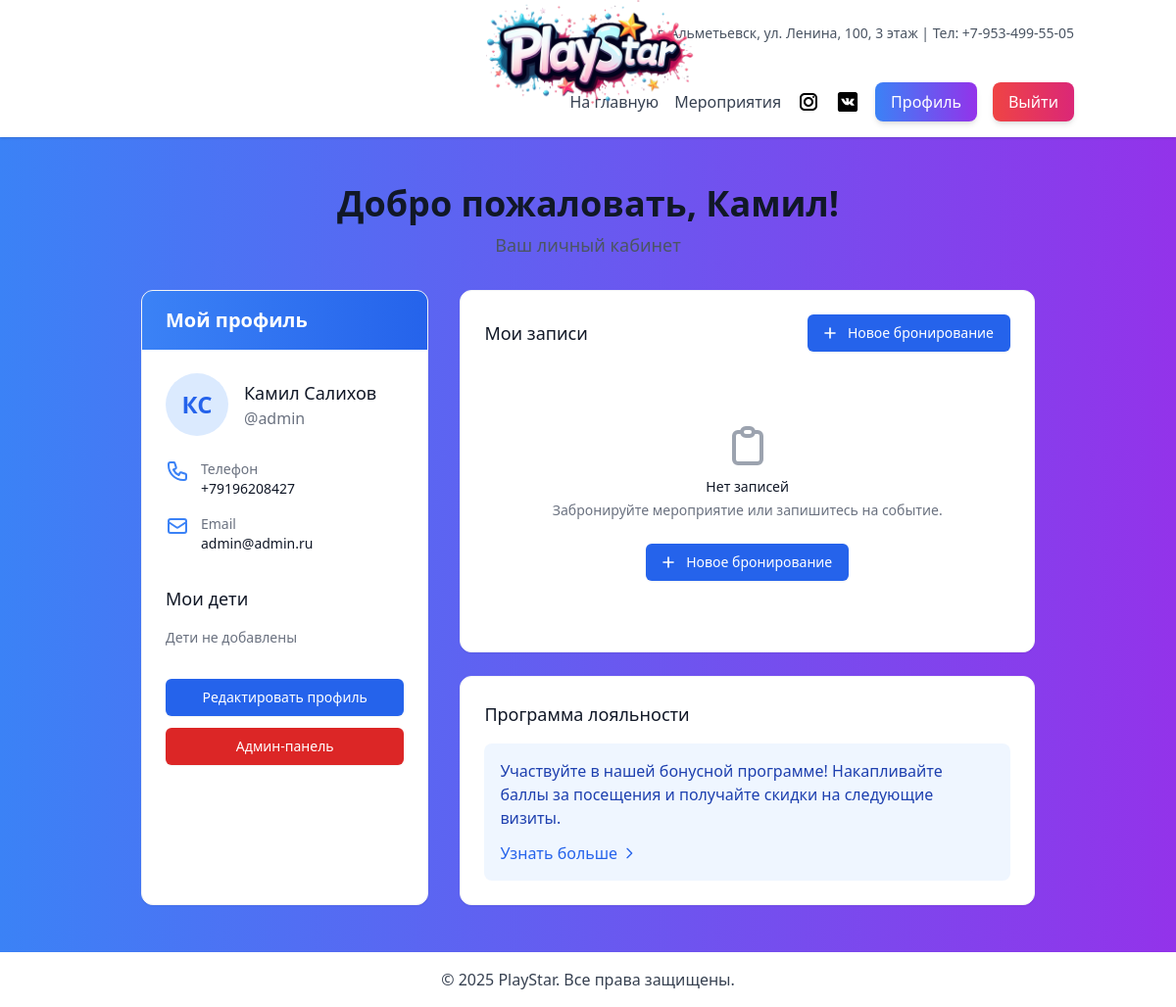
Page /accounts/profile/ (signed in) on the earlier database version.
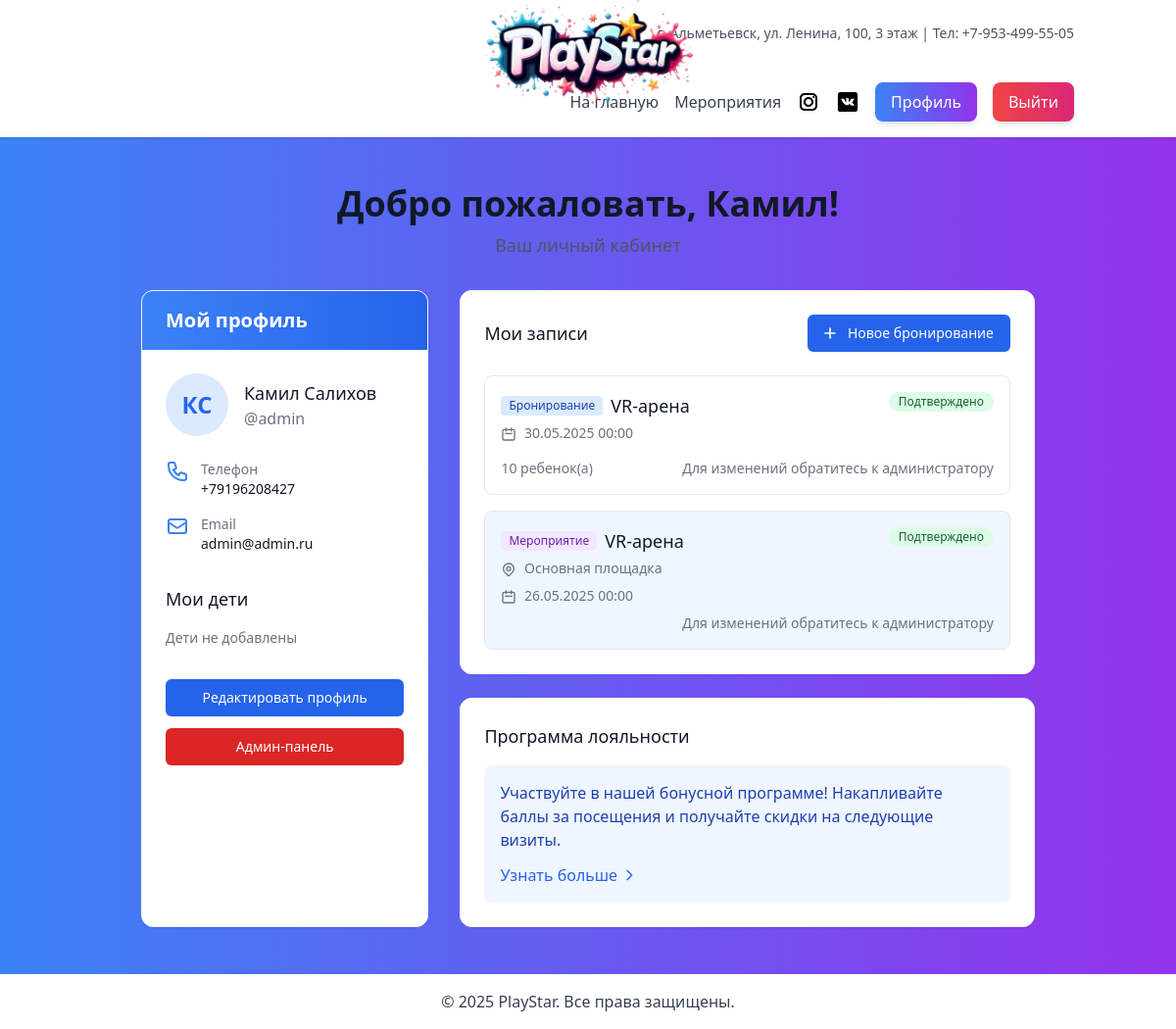
Same page on the later database version.
### bookings/models.py (models this page shows, shortened)
class Booking(models.Model):
    STATUS_CHOICES = [
        ('pending', 'На модерации'),
        ('approved', 'Подтверждено'),
        ('rejected', 'Отклонено'),
        ('completed', 'Завершено')
    ]
    user = models.ForeignKey(settings.AUTH_USER_MODEL, on_delete=models.CASCADE)
    event_name = models.CharField(max_length=255)
    booking_date = models.DateTimeField(auto_now_add=True)
    event_date = models.DateTimeField()
    children_count = models.PositiveIntegerField(
        'Количество детей',
        default=1,
        validators=[MinValueValidator(1)]
    )
    comment = models.TextField('Комментарий', blank=True, null=True)
    status = models.CharField(max_length=20, choices=STATUS_CHOICES, default='pending')
    prepayment = models.BooleanField(default=False)
    prepayment_amount = models.DecimalField(
        max_digits=10,
        decimal_places=2,
        default=Decimal('1000.00'),
        editable=False
    )
    paid_amount = models.DecimalField(
        max_digits=10,
        decimal_places=2,
        default=Decimal('0.00'),
        validators=[MinValueValidator(0)]
    )
    class Meta:
        verbose_name = 'Бронирование'
        verbose_name_plural = 'Бронирования'

### staff/models.py (models this page shows, shortened)
class Event(models.Model):
    LOCATION_CHOICES = [
        ('main', 'Основная площадка'),
        ('secondary', 'Дополнительная площадка')
    ]
    name = models.CharField(max_length=255, verbose_name="Название")
    description = models.TextField(verbose_name="Описание")
    date = models.DateTimeField(verbose_name="Дата и время")
    location = models.CharField(
        max_length=100,
        choices=LOCATION_CHOICES,
        default='main',
        verbose_name="Место проведения"
    )
    event_type = models.CharField(
        max_length=50,
        choices=EVENT_TYPES,
        verbose_name="Тип мероприятия"
    )
    moderation_status = models.CharField(
        max_length=20,
        choices=MODERATION_STATUS,
        default='pending',
        verbose_name="Статус модерации"
    )
    booking = models.OneToOneField(
        'bookings.Booking',
        on_delete=models.CASCADE,
        null=True,
        blank=True,
        verbose_name="Бронирование"
    )
    image = models.ImageField(
        upload_to='events/',
        null=True,
        blank=True,
        verbose_name="Изображение"
    )
    max_participants = models.PositiveIntegerField(
        default=10,
        verbose_name='Максимальное количество участников'
    )
    def get_location_display(self):
        return dict(self.LOCATION_CHOICES).get(self.location, self.location)
    class Meta:
        verbose_name = "Мероприятие"
        verbose_name_plural = "Мероприятия"
        ordering = ['date']  # Сортировка по дате (от ближайших к дальним)

### accounts/views.py (the view)
# urls.py: path('profile/', profile, name='profile'),
@login_required
def profile(request):
    user = request.user
    Profile.objects.get_or_create(user=user)
    context = {
        'user': user,
        'bookings': Booking.objects.filter(user=user).order_by('-booking_date')[:5],
        'user_events': Event.objects.filter(booking__user=user)
                       .select_related('booking')
                       .order_by('-date')[:5],
    }
    return render(request, 'accounts/profile.html', context)

### main/templatetags/group_check.py (called while the page is built)
@register.filter(name='has_group')
def has_group(user, group_name):
    if hasattr(user, 'groups'):
        return user.groups.filter(name=group_name).exists()
    return False

### accounts/templates/accounts/profile.html (shortened to what the changed rows need)
{% extends 'base.html' %}
{% load group_check %}
{% block content %}
<div class="max-w-7xl mx-auto px-4 sm:px-6 lg:px-8">
    <div class="mb-8 text-center">
        <h1 class="text-4xl font-bold text-gray-900 mb-2">Добро пожаловать, {{ user.first_name }}!</h1>
    </div>
    <div class="flex flex-col lg:flex-row gap-8">
        <div class="w-full lg:w-1/3 bg-white rounded-xl shadow-sm border border-gray-100 overflow-hidden">
            <div class="bg-gradient-to-r from-blue-500 to-blue-600 px-6 py-4">
                <h2 class="text-xl font-semibold text-white">Мой профиль</h2>
            </div>
        </div>
        <div class="w-full lg:w-2/3 space-y-6">
            <div class="bg-white rounded-xl shadow-sm border border-gray-100 overflow-hidden">
                <div class="p-6">
                    {% if bookings or user_events %}
                        <div class="space-y-4">
                            {% for booking in bookings %}
                            <div class="border border-gray-200 rounded-lg p-4 hover:shadow-md transition-shadow">
                                <div class="flex justify-between items-start">
                                    <div>
                                        <div class="flex items-center mb-1">
                                            <span class="bg-blue-100 text-blue-800 text-xs font-medium px-2 py-0.5 rounded mr-2">
                                                Бронирование
                                            </span>
                                            <h4 class="text-lg font-medium text-gray-900">{{ booking.event_name }}</h4>
                                        </div>
                                        <div class="text-sm text-gray-500 mb-2">
                                            <svg xmlns="http://www.w3.org/2000/svg" class="inline h-4 w-4 mr-1" fill="none" viewBox="0 0 24 24" stroke="currentColor">
                                                <path stroke-linecap="round" stroke-linejoin="round" stroke-width="2" d="M8 7V3m8 4V3m-9 8h10M5 21h14a2 2 0 002-2V7a2 2 0 00-2-2H5a2 2 0 00-2 2v12a2 2 0 002 2z" />
                                            </svg>
                                            {{ booking.event_date|date:"d.m.Y H:i" }}
                                        </div>
                                    </div>
                                    <div class="flex items-center">
                                        <span class="inline-flex items-center px-2.5 py-0.5 rounded-full text-xs font-medium
                                            {% if booking.status == 'approved' %}bg-green-100 text-green-800
                                            {% elif booking.status == 'pending' %}bg-yellow-100 text-yellow-800
                                            {% elif booking.status == 'rejected' %}bg-red-100 text-red-800
                                            {% else %}bg-gray-100 text-gray-800{% endif %}">
                                            {{ booking.get_status_display }}
                                        </span>
                                    </div>
                                </div>
                                <div class="flex justify-between items-center mt-2">
                                    <div class="text-sm text-gray-500">
                                        <span class="font-medium">{{ booking.children_count }}</span> ребенок(а)
                                    </div>
                                    <div class="flex space-x-2">
                                        {% if booking.status == 'pending' %}
                                            <form action="{% url 'delete_booking' booking.id %}" method="post" class="delete-booking-form">
                                                {% csrf_token %}
                                                <button type="submit" class="text-red-600 hover:text-red-900 text-sm">
                                                    Удалить
                                                </button>
                                            </form>
                                        {% else %}
                                            <span class="text-gray-500 text-sm">Для изменений обратитесь к администратору</span>
                                        {% endif %}
                                    </div>
                                </div>
                            </div>
                            {% endfor %}
                            {% for event in user_events %}
                            <div class="border border-gray-200 rounded-lg p-4 hover:shadow-md transition-shadow bg-blue-50">
                                <div class="flex justify-between items-start">
                                    <div>
                                        <div class="flex items-center mb-1">
                                            <span class="bg-purple-100 text-purple-800 text-xs font-medium px-2 py-0.5 rounded mr-2">
                                                Мероприятие
                                            </span>
                                            <h4 class="text-lg font-medium text-gray-900">{{ event.name }}</h4>
                                        </div>
                                        <div class="text-sm text-gray-500 mb-2">
                                            {{ event.get_location_display }}
                                        </div>
                                        <div class="text-sm text-gray-500">
                                            <svg xmlns="http://www.w3.org/2000/svg" class="inline h-4 w-4 mr-1" fill="none" viewBox="0 0 24 24" stroke="currentColor">
                                                <path stroke-linecap="round" stroke-linejoin="round" stroke-width="2" d="M8 7V3m8 4V3m-9 8h10M5 21h14a2 2 0 002-2V7a2 2 0 00-2-2H5a2 2 0 00-2 2v12a2 2 0 002 2z" />
                                            </svg>
                                            {{ event.date|date:"d.m.Y H:i" }}
                                        </div>
                                    </div>
                                    <div class="flex items-center">
                                        <span class="inline-flex items-center px-2.5 py-0.5 rounded-full text-xs font-medium
                                            {% if event.booking.status == 'approved' %}bg-green-100 text-green-800
                                            {% elif event.booking.status == 'pending' %}bg-yellow-100 text-yellow-800
                                            {% elif event.booking.status == 'rejected' %}bg-red-100 text-red-800
                                            {% else %}bg-gray-100 text-gray-800{% endif %}">
                                            {{ event.booking.get_status_display }}
                                        </span>
                                    </div>
                                </div>
                                <div class="flex justify-end mt-2">
                                    {% if event.booking.status == 'pending' %}
                                        <form action="{% url 'delete_booking' event.booking.id %}" method="post" class="delete-booking-form">
                                            {% csrf_token %}
                                            <button type="submit" class="text-red-600 hover:text-red-900 text-sm">
                                                Удалить
                                            </button>
                                        </form>
                                    {% else %}
                                        <span class="text-gray-500 text-sm">Для изменений обратитесь к администратору</span>
                                    {% endif %}
                                </div>
                            </div>
                            {% endfor %}
                        </div>
                    {% else %}
                        <div class="text-center py-12">
                            <h3 class="mt-2 text-sm font-medium text-gray-900">Нет записей</h3>
                            <p class="mt-1 text-sm text-gray-500">Забронируйте мероприятие или запишитесь на событие.</p>
                            <div class="mt-6">
                                <button onclick="openBookingModal()" class="inline-flex items-center px-4 py-2 border border-transparent text-sm font-medium rounded-md shadow-sm text-white bg-blue-600 hover:bg-blue-700">
                                    <svg xmlns="http://www.w3.org/2000/svg" class="-ml-1 mr-2 h-5 w-5" fill="none" viewBox="0 0 24 24" stroke="currentColor">
                                        <path stroke-linecap="round" stroke-linejoin="round" stroke-width="2" d="M12 6v6m0 0v6m0-6h6m-6 0H6" />
                                    </svg>
                                    Новое бронирование
                                </button>
                            </div>
                        </div>
                    {% endif %}
                </div>
            </div>
        </div>
    </div>
</div>
{% endblock %}

Differences in the rows shown:
added Booking: event_name "VR-арена", event_date "30.05.2025 00:00", status "Подтверждено", children_count "10", shows "Для изменений обратитесь к администратору"
added Event: name "VR-арена", location "Основная площадка", date "26.05.2025 00:00", booking.status "Подтверждено", shows "Для изменений обратитесь к администратору"
Other differences:
text no longer shown: "Нет записей Забронируйте мероприятие или запишитесь на событие. Новое бронирование"
